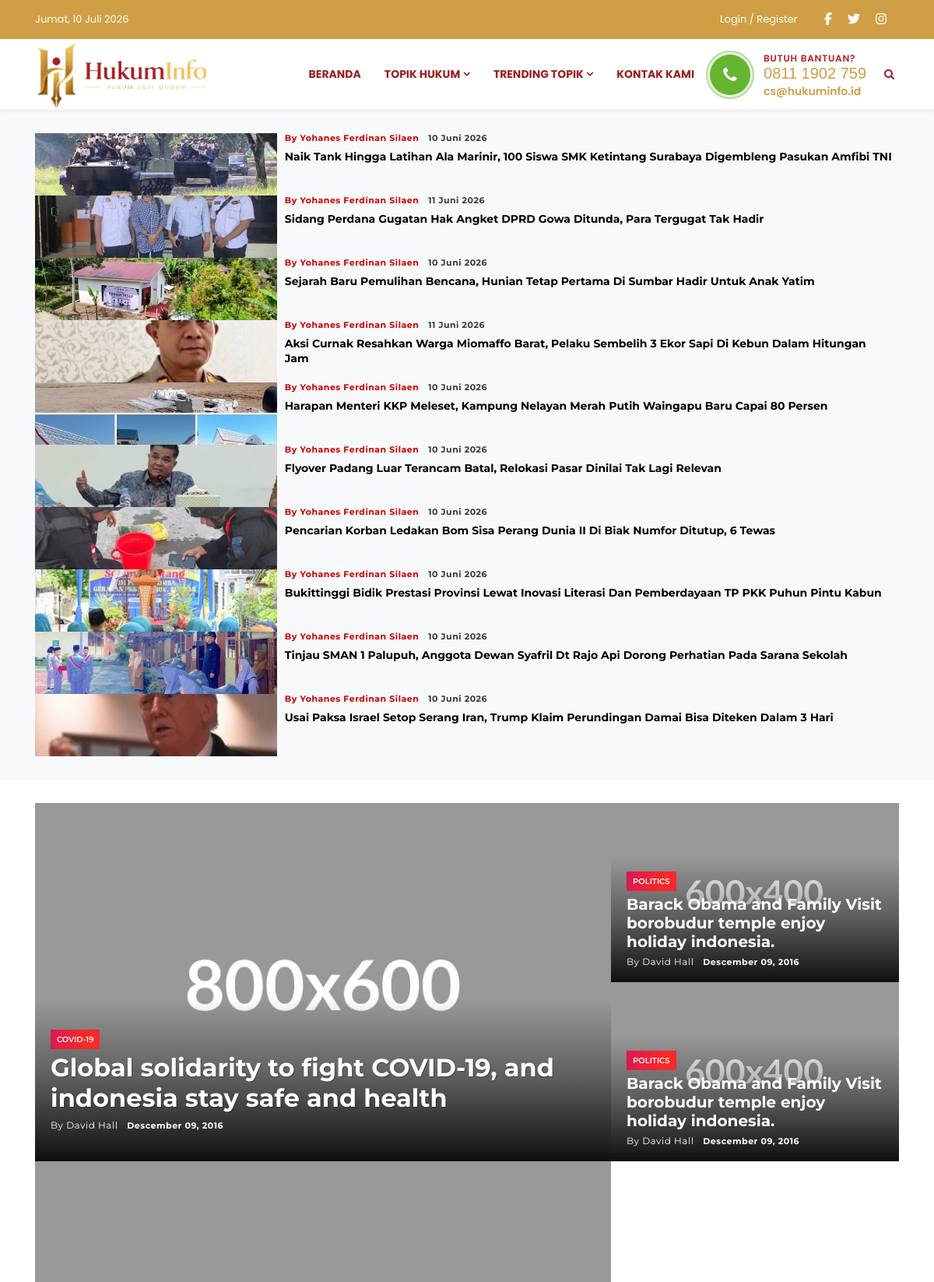
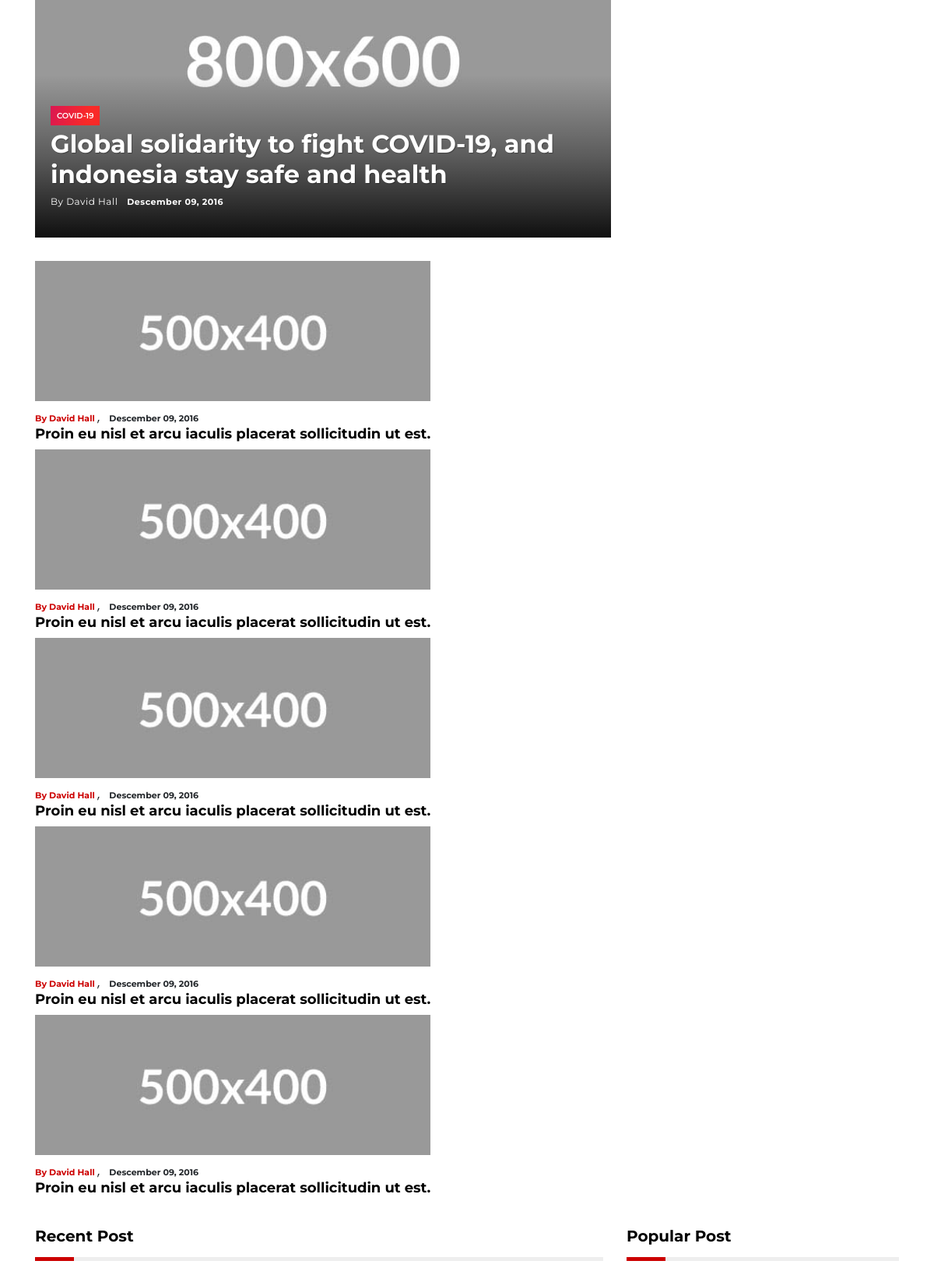
The page / (upper part) on the database its author committed (2 pictures, top to bottom).
### tables this page shows
CREATE TABLE `post` (
  `id` int(11) NOT NULL,
  `post_title` varchar(255) NOT NULL,
  `post_sub_title` varchar(255) NOT NULL,
  `post_category_id` int(11) NOT NULL,
  `post_subcategory_id` int(11) NOT NULL,
  `role_id` int(11) NOT NULL,
  `user_id` bigint(20) NOT NULL,
  `post_desc` text NOT NULL,
  `post_image` varchar(255) NOT NULL,
  `total_views` int(11) DEFAULT 0,
  `total_comments` int(11) DEFAULT 0,
  `total_likes` int(11) DEFAULT 0,
  `total_bookmarks` int(11) DEFAULT 0,
  `slug` varchar(255) DEFAULT NULL,
  `status` enum('draft','publish') NOT NULL DEFAULT 'publish',
  `created_at` datetime NOT NULL,
  `update_at` datetime DEFAULT NULL ON UPDATE current_timestamp()
);

### index.php (the view, shortened to what the rows shown need)
<?php
require_once 'koneksi.php';
function tanggalIndonesia($datetime)
{
    $bulan = [
        1 => 'Januari',
        'Februari',
        'Maret',
        'April',
        'Mei',
        'Juni',
        'Juli',
        'Agustus',
        'September',
        'Oktober',
        'November',
        'Desember'
    ];
    $timestamp = strtotime($datetime);
    return date('d', $timestamp) . ' ' .
        $bulan[(int)date('n', $timestamp)] . ' ' .
        date('Y', $timestamp);
}
$trendingQuery = mysqli_query($conn, "
    SELECT *
    FROM (
        SELECT
            p.id,
            p.post_title,
            p.slug,
            p.post_image,
            p.total_views,
            p.created_at,
            COALESCE(up.full_name, 'Administrator') AS author_name
        FROM post p
        LEFT JOIN user_profile up
            ON up.user_id = p.user_id
        WHERE p.status = 'publish'
        ORDER BY p.total_views DESC
        LIMIT 10
    ) trending
    ORDER BY RAND()
");
?>
<!DOCTYPE html>
<html lang="id">
<head>
    <link rel="stylesheet"
        href="https://cdnjs.cloudflare.com/ajax/libs/font-awesome/6.5.2/css/all.min.css">
    <link rel="stylesheet"
        href="https://cdnjs.cloudflare.com/ajax/libs/font-awesome/6.5.2/css/v4-shims.min.css">
    <link href="./css/styles.css?537a1bbd0e5129401d28" rel="stylesheet">
</head>
<body>
    <section class="bg-light">
        <div class="container">
            <div class="row">
                <div class="col-md-12">
                    <div class="wrapp__list__article-responsive wrapp__list__article-responsive-carousel">
                        <?php while ($trending = mysqli_fetch_assoc($trendingQuery)): ?>
                            <div class="item">
                                <div class="card__post card__post-list">
                                    <div class="image-sm">
                                        <a href="artikel-detail.php?slug=<?= urlencode($trending['slug']) ?>">
                                            <img
                                                src="dashboard/assets/images/uploads/posts/<?= htmlspecialchars($trending['post_image']) ?>"
                                                class="img-fluid"
                                                alt="<?= htmlspecialchars($trending['post_title']) ?>">
                                        </a>
                                    </div>
                                    <div class="card__post__body">
                                        <div class="card__post__content">
                                            <div class="card__post__author-info mb-2">
                                                <ul class="list-inline">
                                                    <li class="list-inline-item">
                                                        <span class="text-primary">
                                                            by <?= htmlspecialchars($trending['author_name']) ?>
                                                        </span>
                                                    </li>
                                                    <li class="list-inline-item">
                                                        <span class="text-dark text-capitalize">
                                                            <?= tanggalIndonesia($trending['created_at']) ?>
                                                        </span>
                                                    </li>
                                                </ul>
                                            </div>
                                            <div class="card__post__title">
                                                <h6>
                                                    <a href="artikel-detail.php?slug=<?= urlencode($trending['slug']) ?>">
                                                        <?= htmlspecialchars($trending['post_title']) ?>
                                                    </a>
                                                </h6>
                                            </div>
                                        </div>
                                    </div>
                                </div>
                            </div>
                        <?php endwhile; ?>
                    </div>
                </div>
            </div>
        </div>
    </section>
    <section>
        <div class="popular__news-header">
            <div class="container">
                <div class="row no-gutters">
                    <div class="col-md-8 ">
                        <div class="card__post-carousel">
                            <div class="item">
                                <div class="card__post">
                                    <div class="card__post__body">
                                        <div class="card__post__content bg__post-cover">
                                            <div class="card__post__title">
                                                <h2>
                                                    <a href="#">
                                                        Global solidarity to fight COVID-19, and indonesia stay safe and health
                                                    </a>
                                                </h2>
                                            </div>
                                        </div>
                                    </div>
                                </div>
                            </div>
                            <div class="item">
                                <div class="card__post">
                                    <div class="card__post__body">
                                        <div class="card__post__content bg__post-cover">
                                            <div class="card__post__title">
                                                <h2>
                                                    <a href="#">
                                                        Global solidarity to fight COVID-19, and indonesia stay safe and health
                                                    </a>
                                                </h2>
                                            </div>
                                        </div>
                                    </div>
                                </div>
                            </div>
                        </div>
                    </div>
                </div>
            </div>
        </div>
    </section>
</body>
</html>

### rows shown on the page
post: post_image (picture), author_name "Yohanes Ferdinan Silaen", created_at "10 Juni 2026", post_title "Naik Tank Hingga Latihan Ala Marinir, 100 Siswa SMK Ketintang Surabaya Digembleng Pasukan Amfibi TNI"
post: post_image (picture), author_name "Yohanes Ferdinan Silaen", created_at "11 Juni 2026", post_title "Sidang Perdana Gugatan Hak Angket DPRD Gowa Ditunda, Para Tergugat Tak Hadir"
post: post_image (picture), author_name "Yohanes Ferdinan Silaen", created_at "10 Juni 2026", post_title "Sejarah Baru Pemulihan Bencana, Hunian Tetap Pertama Di Sumbar Hadir Untuk Anak Yatim"
post: post_image (picture), author_name "Yohanes Ferdinan Silaen", created_at "11 Juni 2026", post_title "Aksi Curnak Resahkan Warga Miomaffo Barat, Pelaku Sembelih 3 Ekor Sapi Di Kebun Dalam Hitungan Jam"
post: post_image (picture), author_name "Yohanes Ferdinan Silaen", created_at "10 Juni 2026", post_title "Harapan Menteri KKP Meleset, Kampung Nelayan Merah Putih Waingapu Baru Capai 80 Persen"
post: post_image (picture), author_name "Yohanes Ferdinan Silaen", created_at "10 Juni 2026", post_title "Flyover Padang Luar Terancam Batal, Relokasi Pasar Dinilai Tak Lagi Relevan"
post: post_image (picture), author_name "Yohanes Ferdinan Silaen", created_at "10 Juni 2026", post_title "Pencarian Korban Ledakan Bom Sisa Perang Dunia II Di Biak Numfor Ditutup, 6 Tewas"
post: post_image (picture), author_name "Yohanes Ferdinan Silaen", created_at "10 Juni 2026", post_title "Bukittinggi Bidik Prestasi Provinsi Lewat Inovasi Literasi Dan Pemberdayaan TP PKK Puhun Pintu Kabun"
post: post_image (picture), author_name "Yohanes Ferdinan Silaen", created_at "10 Juni 2026", post_title "Tinjau SMAN 1 Palupuh, Anggota Dewan Syafril Dt Rajo Api Dorong Perhatian Pada Sarana Sekolah"
post: post_image (picture), author_name "Yohanes Ferdinan Silaen", created_at "10 Juni 2026", post_title "Usai Paksa Israel Setop Serang Iran, Trump Klaim Perundingan Damai Bisa Diteken Dalam 3 Hari"
